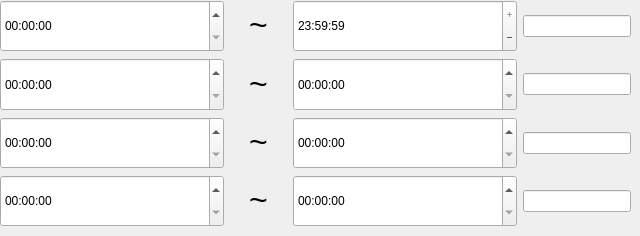
    <widget class="QWidget" name="tab_1">
     <attribute name="title">
      <string>星期一</string>
     </attribute>
     <widget class="QWidget" name="gridLayoutWidget_3">
      <property name="geometry">
       <rect>
        <x>0</x>
        <y>0</y>
        <width>631</width>
        <height>227</height>
       </rect>
      </property>
      <layout class="QGridLayout" name="gridLayout_1" columnstretch="4,1,4,0">
       <item row="0" column="2">
        <widget class="QTimeEdit" name="timeend1">
         <property name="sizePolicy">
          <sizepolicy hsizetype="Minimum" vsizetype="Expanding">
           <horstretch>0</horstretch>
           <verstretch>0</verstretch>
          </sizepolicy>
         </property>
         <property name="buttonSymbols">
          <enum>QAbstractSpinBox::PlusMinus</enum>
         </property>
         <property name="dateTime">
          <datetime>
           <hour>23</hour>
           <minute>59</minute>
           <second>59</second>
           <year>2000</year>
           <month>1</month>
           <day>1</day>
          </datetime>
         </property>
         <property name="maximumDate">
          <date>
           <year>2000</year>
           <month>1</month>
           <day>1</day>
          </date>
         </property>
         <property name="displayFormat">
          <string>hh:mm:ss</string>
         </property>
         <property name="calendarPopup">
          <bool>true</bool>
         </property>
         <property name="timeSpec">
          <enum>Qt::LocalTime</enum>
         </property>
         <property name="time">
          <time>
           <hour>23</hour>
           <minute>59</minute>
           <second>59</second>
          </time>
         </property>
        </widget>
       </item>
       <item row="3" column="2">
        <widget class="QTimeEdit" name="timeend4">
         <property name="sizePolicy">
          <sizepolicy hsizetype="Minimum" vsizetype="Expanding">
           <horstretch>0</horstretch>
           <verstretch>0</verstretch>
          </sizepolicy>
         </property>
         <property name="correctionMode">
          <enum>QAbstractSpinBox::CorrectToPreviousValue</enum>
         </property>
         <property name="dateTime">
          <datetime>
           <hour>0</hour>
           <minute>0</minute>
           <second>0</second>
           <year>2000</year>
           <month>1</month>
           <day>1</day>
          </datetime>
         </property>
         <property name="maximumDateTime">
          <datetime>
           <hour>23</hour>
           <minute>55</minute>
           <second>59</second>
           <year>2000</year>
           <month>1</month>
           <day>1</day>
          </datetime>
         </property>
         <property name="minimumDateTime">
          <datetime>
           <hour>0</hour>
           <minute>0</minute>
           <second>0</second>
           <year>2000</year>
           <month>1</month>
           <day>1</day>
          </datetime>
         </property>
         <property name="minimumTime">
          <time>
           <hour>0</hour>
           <minute>0</minute>
           <second>0</second>
          </time>
         </property>
         <property name="displayFormat">
          <string>hh:mm:ss</string>
         </property>
         <property name="time">
          <time>
           <hour>0</hour>
           <minute>0</minute>
           <second>0</second>
          </time>
         </property>
        </widget>
       </item>
       <item row="2" column="2">
        <widget class="QTimeEdit" name="timeend3">
         <property name="sizePolicy">
          <sizepolicy hsizetype="Minimum" vsizetype="Expanding">
           <horstretch>0</horstretch>
           <verstretch>0</verstretch>
          </sizepolicy>
         </property>
         <property name="displayFormat">
          <string>hh:mm:ss</string>
         </property>
        </widget>
       </item>
       <item row="2" column="1">
        <widget class="QLabel" name="label_10">
         <property name="text">
          <string>&lt;html&gt;&lt;head/&gt;&lt;body&gt;&lt;p align=&quot;center&quot;&gt;&lt;span style=&quot; font-size:24pt;&quot;&gt;~&lt;/span&gt;&lt;/p&gt;&lt;/body&gt;&lt;/html&gt;</string>
         </property>
        </widget>
       </item>
       <item row="2" column="0">
        <widget class="QTimeEdit" name="timestart3">
         <property name="sizePolicy">
          <sizepolicy hsizetype="Minimum" vsizetype="Expanding">
           <horstretch>0</horstretch>
           <verstretch>0</verstretch>
          </sizepolicy>
         </property>
         <property name="displayFormat">
          <string>hh:mm:ss</string>
         </property>
        </widget>
       </item>
       <item row="1" column="2">
        <widget class="QTimeEdit" name="timeend2">
         <property name="sizePolicy">
          <sizepolicy hsizetype="Minimum" vsizetype="Expanding">
           <horstretch>0</horstretch>
           <verstretch>0</verstretch>
          </sizepolicy>
         </property>
         <property name="displayFormat">
          <string>hh:mm:ss</string>
         </property>
        </widget>
       </item>
       <item row="3" column="0">
        <widget class="QTimeEdit" name="timestart4">
         <property name="sizePolicy">
          <sizepolicy hsizetype="Minimum" vsizetype="Expanding">
           <horstretch>0</horstretch>
           <verstretch>0</verstretch>
          </sizepolicy>
         </property>
         <property name="displayFormat">
          <string>hh:mm:ss</string>
         </property>
        </widget>
       </item>
       <item row="1" column="1">
        <widget class="QLabel" name="label_12">
         <property name="text">
          <string>&lt;html&gt;&lt;head/&gt;&lt;body&gt;&lt;p align=&quot;center&quot;&gt;&lt;span style=&quot; font-size:24pt;&quot;&gt;~&lt;/span&gt;&lt;/p&gt;&lt;/body&gt;&lt;/html&gt;</string>
         </property>
        </widget>
       </item>
       <item row="0" column="0">
        <widget class="QTimeEdit" name="timestart1">
         <property name="sizePolicy">
          <sizepolicy hsizetype="Minimum" vsizetype="Expanding">
           <horstretch>0</horstretch>
           <verstretch>0</verstretch>
          </sizepolicy>
         </property>
         <property name="displayFormat">
          <string>hh:mm:ss</string>
         </property>
        </widget>
       </item>
       <item row="3" column="1">
        <widget class="QLabel" name="label_11">
         <property name="text">
          <string>&lt;html&gt;&lt;head/&gt;&lt;body&gt;&lt;p align=&quot;center&quot;&gt;&lt;span style=&quot; font-size:24pt;&quot;&gt;~&lt;/span&gt;&lt;/p&gt;&lt;/body&gt;&lt;/html&gt;</string>
         </property>
        </widget>
       </item>
       <item row="0" column="1">
        <widget class="QLabel" name="label_9">
         <property name="text">
          <string>&lt;html&gt;&lt;head/&gt;&lt;body&gt;&lt;p align=&quot;center&quot;&gt;&lt;span style=&quot; font-size:24pt;&quot;&gt;~&lt;/span&gt;&lt;/p&gt;&lt;/body&gt;&lt;/html&gt;</string>
         </property>
        </widget>
       </item>
       <item row="1" column="0">
        <widget class="QTimeEdit" name="timestart2">
         <property name="sizePolicy">
          <sizepolicy hsizetype="Minimum" vsizetype="Expanding">
           <horstretch>0</horstretch>
           <verstretch>0</verstretch>
          </sizepolicy>
         </property>
         <property name="displayFormat">
          <string>hh:mm:ss</string>
         </property>
        </widget>
       </item>
       <item row="0" column="3">
        <widget class="QLineEdit" name="lineEdit1"/>
       </item>
       <item row="1" column="3">
        <widget class="QLineEdit" name="lineEdit2"/>
       </item>
       <item row="2" column="3">
        <widget class="QLineEdit" name="lineEdit3"/>
       </item>
       <item row="3" column="3">
        <widget class="QLineEdit" name="lineEdit4"/>
       </item>
      </layout>
     </widget>
    </widget>
